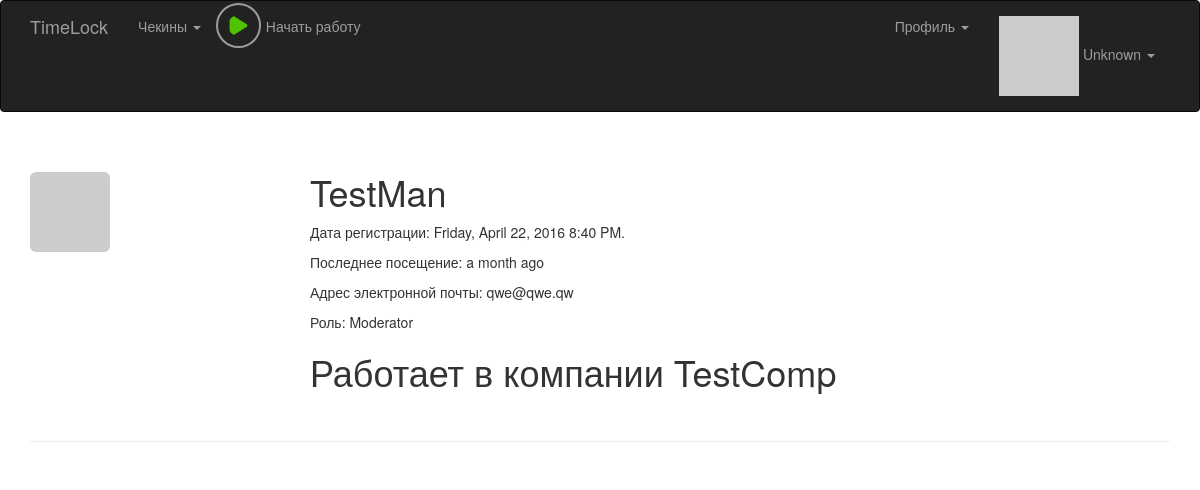
/user/4 (signed in), run on the app's committed database.
### app/model.py (models this page shows, shortened)
class User(UserMixin, db.Model):
    __tablename__ = 'users'
    id = db.Column(db.Integer, primary_key = True)
    email = db.Column(db.String(64), unique = True, index = True)
    username = db.Column(db.String(64), unique = True, index = True)
    password_hash = db.Column(db.String(128))
    confirmed = db.Column(db.Boolean, default = False)
    nfc_label = db.Column(db.String(64), unique = True, index = True)
    first_name = db.Column(db.String(64))
    middle_name = db.Column(db.String(64))
    last_name = db.Column(db.String(64))
    member_since = db.Column(db.DateTime(), default = datetime.utcnow)
    last_seen = db.Column(db.DateTime(), default = datetime.utcnow)
    avatar_hash = db.Column(db.String(32))
    rate = db.Column(db.Integer, default = 40)
    role_id = db.Column(db.Integer, db.ForeignKey('roles.id'))
    company_id = db.Column(db.Integer, db.ForeignKey('companies.id'))
    checkins = db.relationship('Checkin', backref = 'user', lazy = 'dynamic')
    timeCaches = db.relationship('TimeCache', backref = 'user', lazy = 'dynamic')
    posts = db.relationship('Post', backref = 'author', lazy = 'dynamic')
    notes = db.relationship('Note', backref = 'author', lazy = 'dynamic')
    @property
    def password(self):
        raise AttributeError('password is not a readable attribute')
    def can(self, permissions):
        return self.role is not None and (self.role.permissions & permissions) == permissions
    def is_administrator(self):
        return self.can(Permission.ADMINISTER)
    def is_moderator(self):
        return self.can(Permission.MODERATOR)
    def ping(self):
        self.last_seen = datetime.utcnow()
        db.session.add(self)
    def gravatar(self, size = 100, default = 'retro', rating ='g'):
        if request.is_secure:
            url = 'https://secure.gravatar.com/avatar'
        else:
            url = 'http://www.gravatar.com/avatar'
        hash = self.avatar_hash or hashlib.md5(self.email.encode('utf-8')).hexdigest()
        return '{url}/{hash}?s={size}&d={default}&r={rating}'.format(url = url, hash = hash, size = size, default = default, rating = rating)
    def equal_company(self, user):
        return self.company == user.company

class Role(db.Model):
    __tablename__ = 'roles'
    id = db.Column(db.Integer, primary_key = True)
    name = db.Column(db.String(64), unique = True)
    permissions = db.Column(db.Integer)
    users = db.relationship('User', backref = 'role', lazy = 'dynamic')

class Company(db.Model):
    __tablename__ = 'companies'
    id = db.Column(db.Integer, primary_key = True)
    company_name = db.Column(db.String(64), unique = True, index = True)
    users = db.relationship('User', backref = 'company', lazy = 'dynamic')

### app/main/views.py (the view)
@main.route('/user/<int:user_id>')
@login_required
def user(user_id):
    user = User.query.filter_by(id = user_id).first_or_404()
    if current_user.is_moderator():
	    page = request.args.get('page', 1, type = int)
	    graphs_and_time = Checkin.get_checkins_page(page, user_id)
	    graphs = graphs_and_time[0]
	    keys = graphs.keys()
	    keys.sort()
	    default_date_strings = create_default_strings(keys)
	    needed_monday = keys[0]
	    needed_sunday = needed_monday + timedelta(days = 6)
	    prev_monday = needed_monday - timedelta(days = 7)
	    prev_sunday = needed_sunday - timedelta(days = 7)
	    next_monday = needed_monday + timedelta(days = 7)
	    next_sunday = needed_sunday + timedelta(days = 7)
	    need_week_title = needed_monday.strftime('%d.%m') + " - " + needed_sunday.strftime('%d.%m')
	    prev_week_title = prev_monday.strftime('%d.%m') + " - " + prev_sunday.strftime('%d.%m')
	    next_week_title = next_monday.strftime('%d.%m') + " - " + next_sunday.strftime('%d.%m')
	    delta = user.rate * 60 - graphs_and_time[2]
	    bad_work = delta > 0
	    if not bad_work:
	        delta *= -1
	    delta_hours = delta // 60
	    delta_minutes = delta % 60
	    if delta_minutes < 10:
	        delta_minutes = "0{}".format(delta_minutes)
	    delta_string = "{}:{}".format(delta_hours, delta_minutes)
	    pagination_url = "/user/{}?page=".format(user.id)
	    print("pagination_url = ", pagination_url)
	    return render_template('user.html', user = user, graphs = graphs, keys = keys, page = page,
	    	need_title = need_week_title, prev_title = prev_week_title, next_title = next_week_title,
	        default_date_strings = default_date_strings, week_total = graphs_and_time[1],
	        delta = delta_string, negative_delta = bad_work, pagination_url = pagination_url)
    return render_template('user.html', user = user)

### app/auth/views.py (called while the page is built)
@auth.before_app_request
def before_request():
    if current_user.is_authenticated:
        current_user.ping()

### app/checkin/__init__.py (called while the page is built)
@checkin.app_context_processor
def inject_permissions():
    return dict(Permission = Permission)

### app/main/__init__.py (called while the page is built)
@main.app_context_processor
def inject_permissions():
    return dict(Permission = Permission)

### app/model.py (called while the page is built)
@login_manager.user_loader
def load_user(user_id):
    return User.query.get(int(user_id))

### app/timelock_utils.py (called while the page is built)
def render_template(tmpl_name, **kwargs):
	checkin = get_last_checkin_in_current_day()
	current_work_time = None
	if checkin is not None:
		hours = checkin.time.hour
		minutes = checkin.time.minute
		current_work_time = hours * 60 + minutes
	return flask.render_template(tmpl_name, current_work_time = current_work_time, **kwargs)

def get_last_checkin_in_current_day():
	today = datetime.now().date()
	tomorrow = today + timedelta(days = 1)
	if not current_user.is_authenticated:
		return None
	query = Checkin.query.filter_by(user_id = current_user.id).filter(Checkin.time.between(today, tomorrow)).order_by(desc(Checkin.time))
	checkin = query.first()
	if query.count() % 2 == 1:
		return checkin
	else:
		return None

### app/templates/user.html (shortened to what this page needs)
{% extends "base.html" %}
{% block page_content %}
<div class="page-header">
	<img class="img-rounded profile-thumbnail" src="{{ user.gravatar(size=256) }}">
    <div class="profile-header">
    	{% if user.username %}
    		<h1>{{ user.username }}</h1>
    	{% endif %}
		<p>
			Дата регистрации: {{ moment(user.member_since).format('LLLL') }}.
		</p>
		<p>
			Последнее посещение: {{ moment(user.last_seen).fromNow() }}
		</p>
		<p>Адрес электронной почты: {{ user.email }}</p>
		<p>Роль: {{ user.role.name }}</p>
		{% if user.company %}
    		<h1>Работает в компании {{ user.company.company_name }}</h1>
    	{% endif %}
		<br>
	</div>
</div>
{% endblock %}

### app/templates/base.html (shortened to what this page needs)
{% extends "bootstrap/base.html" %}
{% block head %}
{{ super() }}
<link rel="stylesheet" type="text/css" href="{{ url_for('static', filename='styles.css') }}">
<link rel="stylesheet" type="text/css" href="{{ url_for('static', filename='styles_checkin.css') }}">
<link rel="stylesheet" type="text/css" href="{{ url_for('static', filename='styles_play_button.css') }}">
{% endblock %}
{% block navbar %}
<div class="navbar navbar-inverse" role="navigation">
	<div class="container">
		<div class="navbar-header">
			<a class="navbar-brand" href="/">TimeLock</a>
		</div>
		<div class="navbar-collapse collapse">
			<ul class="nav navbar-nav">
				{% if current_user.is_authenticated %}
	    			<li class="dropdown">
	                    <a href="#" class="dropdown-toggle" data-toggle="dropdown">Чекины <b class="caret"></b>
	                    </a>
                	</li>
               		<li>
               			<div class="button-play">
							<a href="{{ url_for('checkin.checkin_with_current_time') }}">
								{% if current_work_time %}
									<img src="{{ url_for('static', filename='square.png') }}"> <div class="play-button-description" id="current_work_display"></div>
								{% else %}
									<img src="{{ url_for('static', filename='play.png') }}"> <div class="play-button-description">Начать работу</div>
								{% endif %}
							</a>
						</div>
               		</li>
	    	    {% endif %}
			</ul>
			<ul class="nav navbar-nav navbar-right">
				{% if current_user.is_authenticated %}
					<li><a href="/"> </a></li>
					<li class="dropdown">
	                    <a href="#" class="dropdown-toggle" data-toggle="dropdown">Профиль <b class="caret"></b>
	                    </a>
                	</li>
	    			<li class="dropdown">
	                    <a href="#" class="dropdown-toggle" data-toggle="dropdown">
	                    	<img src="{{ current_user.gravatar(size=18) }}">
	                    	{{ current_user.username }} <b class="caret"></b>
	                    </a>
                	</li>
	    		{% else %}
	    			<li><a href="{{ url_for('auth.login') }}">Login</a></li>
	    		{% endif %}
			</ul>
		</div>
	</div>
</div>
{% endblock %}
{% block content %}
<div class="container">
	{% block page_content %}{% endblock %}
</div>
{% endblock %}

### app/static/styles.css (style rules this page uses)
.profile-thumbnail { position: absolute; }
.profile-header { min-height: 260px; margin-left: 280px; }

### app/static/styles_play_button.css (style rules this page uses)
div.button-play { position: absolute; top: 2px; height: 45px; }
.button-play a { color: #9d9d9d; text-decoration: none; }
.button-play a img { width: 45px; height: 45px; padding: 10px 10px; background-color: transparent; border-radius: 100%; border: 2px solid #9d9d9d; }
div.play-button-description { position: relative; width: 100px; top: -32px; left: 50px; }

### data on the page
User: username "Unknown"
User: username "TestMan", member_since "Friday, April 22, 2016 8:40 PM", last_seen "a month ago", email "qwe@qwe.qw"
Role: role.name "Moderator"
Company: company.company_name "TestComp"
